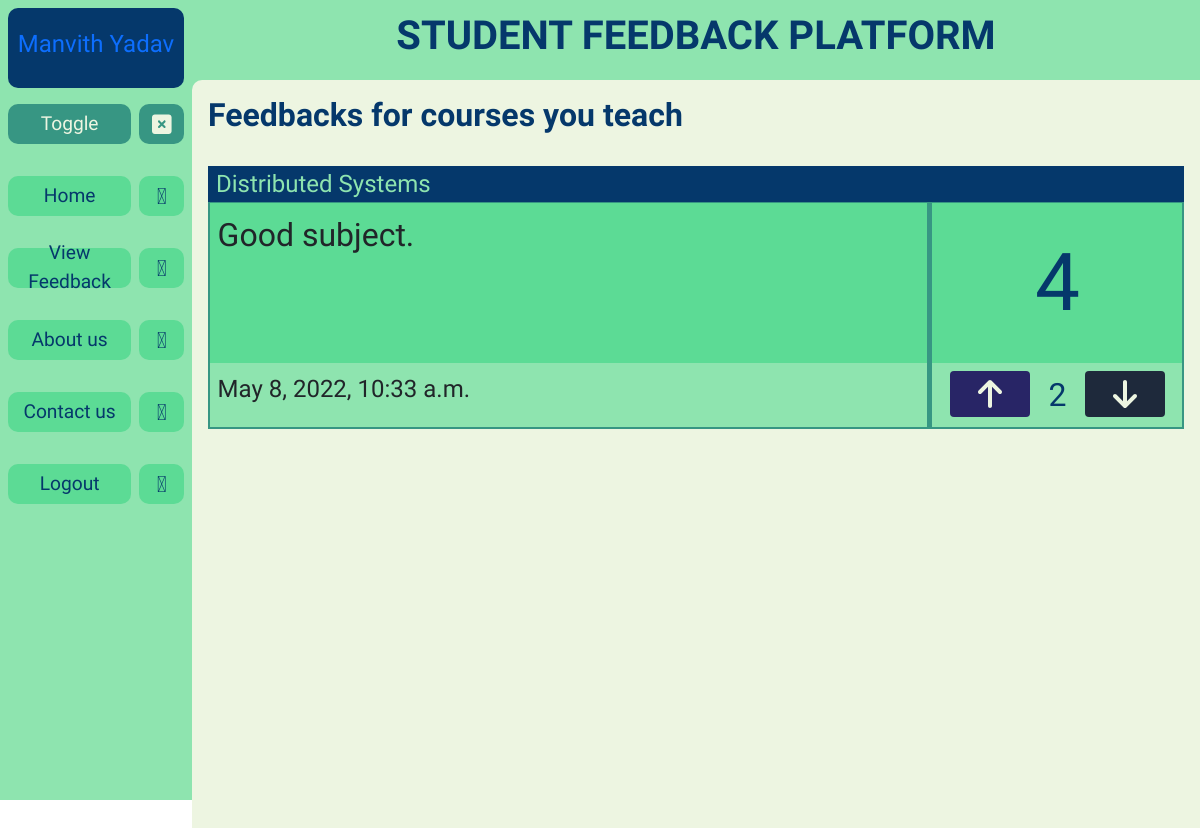
Screenshot of /feedback/view-feedback-faculty (signed in) with the database file from the repository.
### account/models.py (models this page shows, shortened)
class Faculty(models.Model) :
    user = models.OneToOneField(User, null=True, on_delete=models.CASCADE)
    name = models.CharField(max_length=255, null=False)
    email = models.EmailField(max_length=255, unique=True)
    department = models.ForeignKey(Department, null=True, on_delete=models.SET_NULL)
    designation = models.CharField(max_length=255, null=True, choices=DESIGNATION)

### personal/models.py (models this page shows)
class Course(models.Model) :
    course_name = models.CharField(max_length=255, null=False)
    course_code = models.CharField(max_length=255, null=False)
    semester = models.CharField(max_length=50, null=False, choices=SEMESTER)
    department = models.CharField(max_length=50, null=False)
    teacher = models.ForeignKey('account.Faculty', null=True, on_delete=models.SET_NULL)
    def __str__(self) :
        return self.course_name

### feedback/models.py (models this page shows)
class Feedback(models.Model) :
    RATING_CHOICES = (
        ('1', '1'),
        ('2', '2'),
        ('3', '3'),
        ('4', '4'),
        ('5', '5'),
    )
    content = models.TextField(max_length=255, blank=False)
    course_rating = models.CharField(max_length=255, choices=RATING_CHOICES, null=False)
    course = models.CharField(max_length=255, null=False)
    is_draft = models.BooleanField(default = False)
    upvotes = models.IntegerField(default = 0)
    votes = models.IntegerField(default = 0)
    downvotes = models.IntegerField(default = 0)
    student = models.ForeignKey(Student, null=True, on_delete=models.SET_NULL) # set_null or cascade ??????
    date_submitted = models.DateTimeField(verbose_name = "date_submitted", auto_now_add = True)

### feedback/decorators.py (the view)
        def wrapper(request, *args, **kwargs) :
            print(f"roles={roles}")
            user_group = None
            if request.user.groups.exists() :
                user_group = request.user.groups.all()[0]
            else :
                return redirect('feedback-error')
            print(f"user_group={user_group}")
            if user_group.name in roles :
                print("decorator success")
                return view(request, *args, **kwargs)
            else :
                print("decorator fail")
                return redirect('feedback-error')

### account/views.py (called while the page is built)
@register.filter
def isStudent(request) :
    if request.user.groups.exists() :
        if request.user.groups.all()[0].name == 'student' :
            return True
    return False

@register.filter
def isFaculty(request) :
    if request.user.groups.exists() :
        if request.user.groups.all()[0].name == 'faculty' :
            return True
    return False

### feedback/views.py (called while the page is built)
@login_required(login_url='login')
@allowed_users(roles=['faculty'])
def renderFacultyFeedbackView(request) :
    context = {}
    faculty = request.user.faculty
    faculty_courses = Course.objects.filter(teacher=faculty)
    course_feedbacks = {}
    for faculty_course in faculty_courses :
        course_name = faculty_course.course_name
        feedbacks = Feedback.objects.filter(course=faculty_course, is_draft=False)
        if len(feedbacks) > 0 :
            course_feedbacks[course_name] = feedbacks
    context['course_feedbacks'] = course_feedbacks
    return render(request, APPNAME + '/facultyFeedbackView.html', context)

@register.filter
def isUpvotable(request, feedback) :
    if(isStudent(request)) :
        student = request.user.student
        return Voting.objects.filter(student=student, feedback=feedback).first().upvotable
    if(isFaculty(request)) :
        faculty = request.user.faculty
        return FacultyVoting.objects.filter(faculty=faculty, feedback=feedback).first().upvotable

@register.filter
def isDownvotable(request, feedback) :
    if(isStudent(request)) :
        student = request.user.student
        return Voting.objects.filter(student=student, feedback=feedback).first().downvotable
    if(isFaculty(request)) :
        faculty = request.user.faculty
        return FacultyVoting.objects.filter(faculty=faculty, feedback=feedback).first().downvotable

### templates/feedback/facultyFeedbackView.html
{% extends 'personal/home.html' %}
{% load static %}
{% block content %}
    <h2 class="primary-head">Feedbacks for courses you teach</h2>
    <div class="student-feedbacks">
        {% for course_name, feedbacks in course_feedbacks.items %}
            <h3 class="faculty-feedback-course">{{course_name}}</h3>
            {% for feedback in feedbacks %}
                <div class="feedback-card">
                    <div class="feedback-header">
                        <div class="feedback-content">{{feedback.content}}</div>
                        <div class="feedback-rating flex-center">{{feedback.course_rating}}</div>
                    </div>
                    <div class="feedback-footer">
                        <div class="feedback-time">{{feedback.date_submitted}}</div>
                        <div class="feedback-votes">
                            {% if request|isUpvotable:feedback %}
                                <form action="{% url 'upvote-feedback' feedback.id %}" class="vote-form">
                                    <button type="submit" class="btn upvote flex-center">
                                        <i class="fas fa-arrow-up"></i>
                                    </button>
                                </form>
                            {% else %}
                                <form action="" class="vote-form">
                                    <button type="button" class="btn upvote flex-center" disabled>
                                        <i class="fas fa-arrow-up"></i>
                                    </button>
                                </form>
                            {% endif %}
                            <div class="feedback-votes-result flex-center">
                                {{feedback.votes}}
                            </div>
                            {% if request|isDownvotable:feedback %}
                                <form action="{% url 'downvote-feedback' feedback.id %}" class="vote-form">
                                    <button type="submit" class="btn downvote flex-center">
                                        <i class="fas fa-arrow-down"></i>
                                    </button>
                                </form>
                            {% else %}
                                <form action="" class="vote-form">
                                    <button type="button" class="btn downvote flex-center" disabled>
                                        <i class="fas fa-arrow-down"></i>
                                    </button>
                                </form>
                            {% endif %}
                        </div>
                    </div>
                </div>
            {% endfor %}
        {% endfor %}
    </div>
{% endblock %}

### templates/personal/sidenav.html (shortened to what this page needs)
{% load static %}
<div class="user-profile">
    <div class="profile-username">
        {% if request.user.is_authenticated %}
            <a href="{% url 'profile' request.user.id %}">
                {% if request|isFaculty %}
                    <h4>{{request.user.faculty.name}}</h4>
                {% endif %}
            </a>
        {% else %}
            <h4>username</h4>
            <div class="profile-pic">
                <i class="fad fa-user"></i>
            </div>
        {% endif %}
    </div>
</div>
<div class="toggler-div">
    <div class="toggler-text">
        Toggle
    </div>
    <div class="toggler">
        <i class="fas fa-square-xmark"></i>
    </div>
</div>
<div class="sidenav-items flex-center-vertical">
    {% if request.user.is_authenticated %}
        <a href="{% url 'home' %}" class="nav-item">
            <div class="nav-item-text">
                Home
            </div>
            <div class="nav-item-icon">
                <i class="fad fa-home"></i>
            </div>
        </a>
        {% if request|isFaculty %}
            <a href="{% url 'view-feedback-faculty' %}" class="nav-item">
                <div class="nav-item-text">
                    View Feedback
                </div>
                <div class="nav-item-icon">
                    <i class="fad fa-eye"></i>
                </div>
            </a>
        {% endif %}
    {% endif %}
    <a href="{% url 'about' %}" class="nav-item">
        <div class="nav-item-text">
            About us
        </div>
        <div class="nav-item-icon">
            <i class="fad fa-info"></i>
        </div>
    </a>
    <a href="{% url 'contact' %}" class="nav-item">
        <div class="nav-item-text">
            Contact us
        </div>
        <div class="nav-item-icon">
            <i class="fad fa-paper-plane"></i>
        </div>
    </a>
    {% if request.user.is_authenticated %}
        <a href="{% url 'logout' %}" class="nav-item">
            <div class="nav-item-text">
                Logout
            </div>
            <div class="nav-item-icon">
                <i class="fad fa-sign-out"></i>
            </div>
        </a>
    {% endif %}
</div>

### static/css/styles.css (style rules this page uses)
.user-profile { width: 100%; height: var(--site-head-height); padding: .6rem .5rem; display: flex; color: var(--clr-primary-200); background-color: var(--clr-forest-1); border-radius: 10px; }
.profile-username { width: 100%; text-align: center; display: flex; align-items: center; justify-content: center; font-family: var(--font-high); }
.sidenav-items { font-family: var(--font-primary); }
.nav-item, .toggler-div { width: 100%; display: flex; align-items: center; margin: 1rem 0; }
.nav-item { color: var(--clr-forest-1); }
.toggler-div { color: var(--clr-forest-5); font-family: var(--font-primary); }
.nav-item-text, .toggler-text { width: 100%; height: 2.5rem; text-align: center; display: flex; align-items: center; justify-content: center; font-size: 1.2rem; background-color: var(--clr-forest-3); border-radius: 10px; }
.nav-item-text { background-color: var(--clr-forest-3); }
.toggler-text { background-color: var(--clr-forest-2); }
.nav-item-icon, .toggler { width: 4rem; height: 2.5rem; margin: 0 0 0 .5rem; display: flex; align-items: center; justify-content: center; font-size: 1.4rem; border-radius: 10px; }
.nav-item-icon { background-color: var(--clr-forest-3); }
.toggler { cursor: pointer; background-color: var(--clr-forest-2); }

### static/css/globals.css (style rules this page uses)
* { padding: 0; margin: 0; }
a { text-decoration: none; }
.flex-center { display: flex; flex-direction: column; justify-content: center; align-items: center; }
.flex-center-vertical { display: flex; flex-direction: column; justify-content: center; }
.primary-head { color: var(--clr-forest-1); font-weight: 900; }

### static/css/feedback.css (style rules this page uses)
.feedback-card { display: flex; flex-direction: column; padding: .1rem; background-color: var(--clr-forest-2); margin-top: 1rem; }
.faculty-feedback-course, .feedback-course { padding: .2rem .5rem; font-size: 1.5rem; color: var(--clr-forest-4); background-color: var(--clr-forest-1); }
.faculty-feedback-course { margin: 2rem 0 -1rem 0; }
.feedback-header { display: flex; background-color: var(--clr-forest-3); }
.feedback-content { flex: 3; min-height: 10rem; font-size: 2rem; padding: .5rem; border-right: 5px solid var(--clr-forest-2); }
.feedback-rating { flex: 1; min-height: 10rem; font-size: 5rem; padding: .5rem; color: var(--clr-forest-1); }
.feedback-footer { display: flex; background-color: var(--clr-forest-4); }
.feedback-time { min-height: 4rem; flex: 3; font-size: 1.5rem; padding: .5rem; border-right: 5px solid var(--clr-forest-2); }
.edit-draft, .feedback-votes { min-height: 4rem; flex: 1; display: flex; justify-content: space-around; padding: .5rem; }
.feedback-votes-result { font-size: 2rem; color: var(--clr-forest-1); }
.vote-form { width: 5rem; }
.upvote { width: 100%; font-size: 2rem; color: var(--clr-forest-5); background-color: var(--clr-primary-800); transition: all .5s; }
.downvote { width: 100%; font-size: 2rem; color: var(--clr-forest-5); background-color: var(--clr-grey-800); transition: all .5s; }

### static/css/variables.css (style rules this page uses)
:root { --sidenav-width: 12rem; --sidenav-collapse-width: -8.5rem; --sitebody-collapse-margin-left: 3.5rem; --site-head-height: 10vh; --site-content-height: 90vh; --clr-primary-100: #e2e0ff; --clr-primary-200: #c1beff; --clr-primary-300: #a29dff; --clr-primary-400: #837dff; --clr-primary-500: #645cff; --clr-primary-600: #504acc; --clr-primary-700: #3c3799; --clr-primary-800: #282566; --clr-primary-900: #141233; --clr-grey-50: #f8fafc; --clr-grey-100: #f1f5f9; --clr-grey-200: #e2e8f0; --clr-grey-300: #cbd5e1; --clr-grey-400: #94a3b8; --clr-grey-500: #64748b; --clr-grey-600: #475569; --clr-grey-700: #334155; --clr-grey-800: #1e293b; --clr-grey-900: #0f172a; --clr-forest-1: #05386B; --clr-forest-2: #379683; --clr-forest-3: #5cdb95; --clr-forest-4: #8ee4af; --clr-forest-5: #edf5e1; --font-primary: 'Fauna One', serif; --font-high: 'Lobster Two', cursive; --font-alert: 'Kelly Slab', cursive; }

### rows the page displays
Course: course_feedbacks "Distributed Systems"
Feedback: content "Good subject.", course_rating "4", date_submitted "May 8, 2022, 10:33 a.m.", votes "2"

### other values shown
{{ request.user.faculty.name }} "Manvith Yadav"
